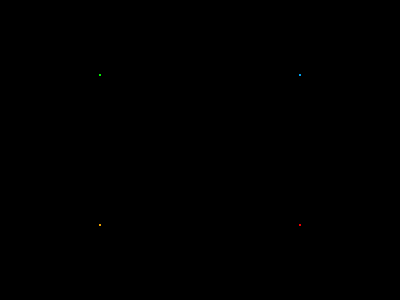
Frame 1 (no input)
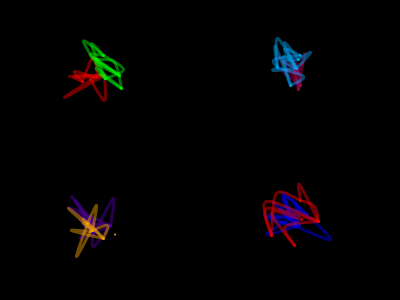
Frame 60 (the mouse pressed at the canvas centre just before this capture)
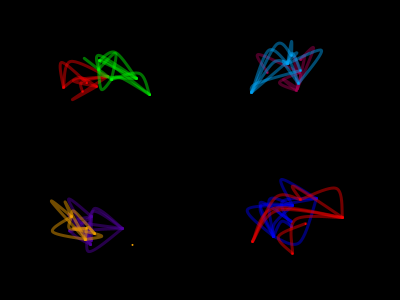
Frame 120 (the mouse held since frame 60 and released just before this capture)

The Processing sketch that drew these frames (run headless with seeded random() and noise(); from frame 60 on, the mouse is pressed at the canvas centre):

// Processing sketch: processing_124555
// ── processing_124555.pde

Net[] district = {};

void setup() {
  
  size(400, 300);
  Net Jessica = new Net(0.25 * width, 0.25 * height, 160, 40, 5, 10, color(240, 0, 0));
  Net Fulvio =  new Net(0.25 * width, 0.25 * height, 160, 40, 5, 10, color(0, 240, 0));

  Net Luna =     new Net(0.75 * width, 0.25 * height, 160, 40, 5, 10, color(160, 0, 80));
  Net Tarcisio = new Net(0.75 * width, 0.25 * height, 160, 40, 5, 10, color(0, 160, 240));

  Net Mara =    new Net(0.25 * width, 0.75 * height, 160, 40, 5, 10, color(80, 0, 160));
  Net Raffy =    new Net(0.25 * width, 0.75 * height, 160, 40, 5, 10, color(240, 160, 0));

  Net Laura =   new Net(0.75 * width, 0.75 * height, 140, 60, 5, 10, color(0, 0, 240));
  Net Gigi = new Net(0.75 * width, 0.75 * height, 140, 60, 5, 10, color(240, 0, 0));
  
  district = (Net[]) append(district, Jessica);
  district = (Net[]) append(district, Luna);
  district = (Net[]) append(district, Mara);
  district = (Net[]) append(district, Laura);
  district = (Net[]) append(district, Fulvio);
  district = (Net[]) append(district, Gigi);
  district = (Net[]) append(district, Tarcisio);
  district = (Net[]) append(district, Raffy);
}

void draw() {
  background(0);
  for (int i=0; i < district.length; i++) {
    district[i].portray();
    district[i].move();  
  }
}

class Net {
  float x, y, wi, hi; // bounding box 
  int n, m; // nodes and edges
  color c;
  Node[] nodes;
  Edge[] edges; 
  
  Net(float _x, float _y, float _wi, float _hi, int _n, int _m, color _c) {

    x = _x;
    y = _y;
    wi = _wi;
    hi = _hi;
    n = _n;
    m = _m;
    c = _c;
    
    nodes = new Node[n];
    edges = new Edge[m];
    for (int i = 0; i < n; i++) {
      nodes[i] = new Node(i, "", x, y, c, 255, 2, x, y, wi, hi);  
    }
    
    for (int i = 0; i < m; i++) {
      edges[i] = new Edge(nodes[int(random(n))], nodes[int(random(n))], i, "", c, 120, 3);  
    }
  }
  
  void portray() {

    for (int i = 0; i < n; i++) {
      nodes[i].portray();  
    }
    
    for (int i = 0; i < m; i++) {
      edges[i].portray();  
    }
    
    
  }
  
  void move() {

    for (int i = 0; i < n; i++) {
      nodes[i].move();  
    }
    
  }
  
  
}

class Node {
  int id;       
  String label; 
  float x, y;     // positions
  color c;       
  int alpha;     
  float size;    
  float stepx;   
  float stepy;   
  float xnoise;  
  float ynoise;
  float bx, by, wi, hi; // bounding box
  
  Node(int _id, String _label, float _x, float _y, color _c, int _alpha, float _size, float _bx, float _by, float _wi, float _hi) {
    id = _id;
    label = _label;
    x =  _x;
    y = _y;
    c = _c;
    alpha = _alpha;
    size = _size;
    wi = _wi;
    hi = _hi;
    bx = _bx;
    by = _by;
    int s = 2;
    stepx = random(-s, s);
    stepy = random(-s, s);
    xnoise = random(10);
    ynoise = random(10);
  }
  
  // draw node
  void portray() {
    noStroke();
    fill(c, alpha);
    ellipse(x, y, size, size); 
  } 
  
  // move node within window
  void move() {
    x = x + stepx * (noise(xnoise) - 0.5);
    y = y + stepy * (noise(ynoise) - 0.5);
    float rad = size/2;
    if (x > (bx + wi/2) || x < (bx - wi/2))  stepx = -stepx; 
    if (y > (by + hi/2) || y < (by - hi/2))  stepy = -stepy; 
    xnoise += 0.005;
    ynoise += 0.005;
  }
}

class Edge {
  Node source;    // source node
  Node target;    // target node
  int id;         
  String label;   
  color c;        
  int alpha;
  float weight;   
  float xnoise;
  float ynoise;
  float curvature;
  
  Edge(Node _source, Node _target, int _id, String _label, color _c, int _alpha, float _weight) {
    source = _source;
    target = _target;
    id = _id;
    label = _label;
    c = _c;
    alpha = _alpha;
    weight = _weight;
    xnoise = random(10);
    ynoise = random(10);
    curvature = 100;
    
  }
  

  // draw edge
  void portray() {
    strokeWeight(weight);
    stroke(c, alpha);
    //line(source.x, source.y, target.x, target.y);
    if ((source.x != target.x) || (source.y != target.y)) {
      noFill();
      beginShape();
      curveVertex(source.x, source.y);
      curveVertex(source.x, source.y);
      float midx = (source.x + target.x) / 2 + curvature * (noise(xnoise) - 0.5);
      float midy = (source.y + target.y) / 2 + curvature * (noise(ynoise) - 0.5);
      curveVertex(midx, midy);
      curveVertex(target.x, target.y);
      curveVertex(target.x, target.y);
      endShape();
      xnoise += 0.005;
      ynoise += 0.005;
    }
  } 
  
  
  
}
